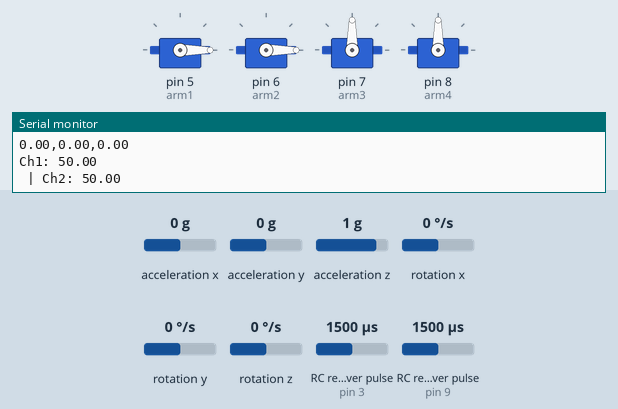
Simulated run of this sketch. Board: Arduino Uno, built with avr-gcc and run on an emulated ATmega328P. Shown: 4 × servo, the last lines printed to the serial monitor. Wiring (inferred from the names in the program): 2 × RC receiver channel: data pin 3 / data pin 9. Inputs (shaded band) come from the test bench; at power-on: RC receiver pulse (sensors on pin 3, pin 9) 1500 µs, acceleration x 0 g, acceleration y 0 g, acceleration z 1 g, rotation x 0 °/s, rotation y 0 °/s, rotation z 0 °/s.

Above: at 1.7 s.
1.8 s: RC receiver pulse (sensor on pin 3) set to 1642 µs
3.3 s: RC receiver pulse (sensor on pin 3) set to 1667 µs
At 4.1 s:
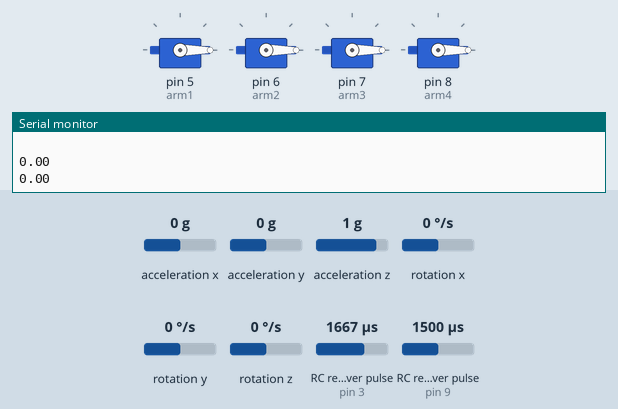
5.0 s: RC receiver pulse (sensor on pin 3) set to 1020 µs
At 5.7 s:
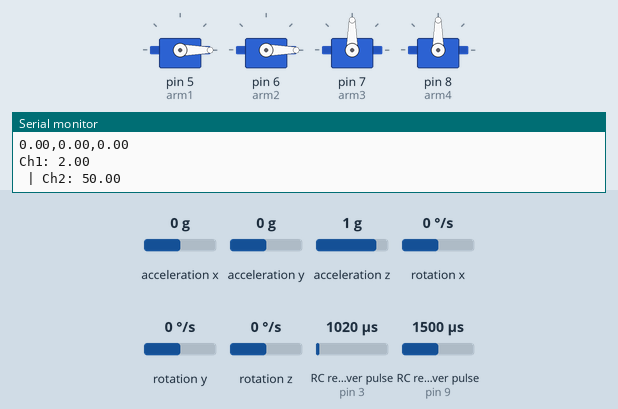
6.5 s: RC receiver pulse (sensor on pin 3) set to 1750 µs
At 7.7 s:
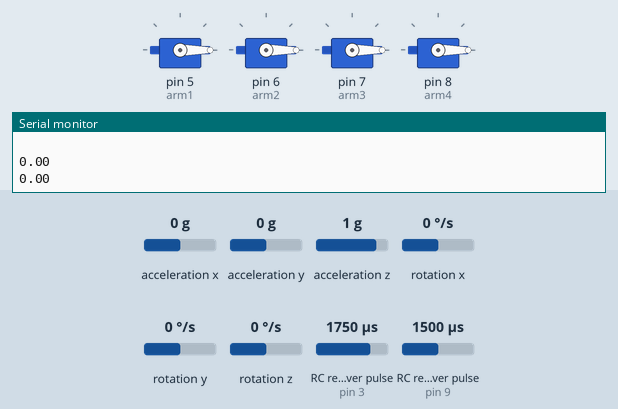
Timing chart, 0 to 9.2 s (numbered marks = the images above; inputs shaded):
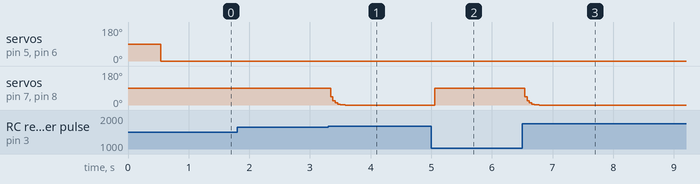

The sketch:

sketch_jul25a.ino
```cpp
#include "I2Cdev.h"
#include "MPU6050_6Axis_MotionApps20.h"
#include <Servo.h>
#define CH1 3
#define CH2 9
MPU6050 mpu;
//volatile bool mpuFlag = false;
uint8_t fifoBuffer[45];


int ch1Value;
int ch2Value;

Servo arm1, arm2, arm3, arm4;


int readChannel(int channelInput, int minLimit, int maxLimit, int defaultValue){
  int ch = pulseIn(channelInput, HIGH, 30000);
  if (ch < 100) return defaultValue;
  return map(ch, 1000, 2000, minLimit, maxLimit);
}


void setup() {

  Serial.begin(115200);
  Wire.begin();
  Wire.setClock(1000000UL);
  mpu.initialize();
  mpu.dmpInitialize();
  mpu.setDMPEnabled(true);
  mpu.setFullScaleAccelRange(MPU6050_ACCEL_FS_4);
  mpu.setFullScaleGyroRange(MPU6050_GYRO_FS_250);


 // attachInterrupt(0, dmpReady, RISING);

  pinMode(CH1, INPUT);
  pinMode(CH2, INPUT);
  arm1.attach(5);
  arm2.attach(6);
  arm3.attach(7);
  arm4.attach(8);

}

float deg[3], pos[4];
int16_t ai[3], gi[3];
float a[3], g[3];
float sign1, sign2, dd = 0.0;
int plot = 0;
bool first = true;
float ypr[3];


void loop() {

  ch1Value = readChannel(CH1, 0, 100, 0);
  ch2Value = readChannel(CH2, 0, 100, 0);

  static uint32_t tmr;
  if (millis() - tmr >= 11) {  // таймер на 11 мс (на всякий случай)
    if (mpu.dmpGetCurrentFIFOPacket(fifoBuffer)) {
      // переменные для расчёта (ypr можно вынести в глобал)
      Quaternion q;
      VectorFloat gravity;
      // расчёты
      mpu.dmpGetQuaternion(&q, fifoBuffer);
      mpu.dmpGetGravity(&gravity, &q);
      mpu.dmpGetYawPitchRoll(ypr, &q, &gravity);
      // выводим результат в радианах (-3.14, 3.14)
      Serial.print(ypr[0]); // вокруг оси Z
      Serial.print(',');
      Serial.print(ypr[1]); // вокруг оси Y
      Serial.print(',');
      Serial.print(ypr[2]); // вокруг оси X
      Serial.println();
      // для градусов можно использовать degrees()
      tmr = millis();  // сброс таймера
    }
  }
  //my code
  sign_writer();
  Serial.print("Ch1: ");
  //Serial.print(ch1Value);
  Serial.println(sign1);//
  Serial.print(" | Ch2: ");
  Serial.println(sign2);//
  //Serial.println(ch2Value);
  //Serial.println(sign1);
  //Serial.println(sign2);

  deg[0] = ypr[0] * 180.0 / M_PI;//z
  deg[1] = ypr[1] * 180.0 / M_PI;//y
  deg[2] = ypr[2] * 180.0 / M_PI;//x
  mpu.getMotion6(&ai[0], &ai[1], &ai[2], &gi[0], &gi[1], &gi[2]);
  if(first)
  {
    dd = deg[2];
    first = false;
  }
  if(sign1 >= 65.0)
  {
    for(int i = 0; i < 3; i++)
    {
      a[i] = ai[i] / 8192.0 * 9.8;
      // Serial.print(a[i]);
      // Serial.print(", ");
    }
    for(int i = 0; i < 3; i++)
    {
      //g[i] = gi[i] / 32768.0 * M_PI;
      g[i] = gi[i] / 32768.0 * 180;
      // Serial.print(g[i]);
      // Serial.print(", ");
    }
    Serial.println(" ");
    if(g[2] >= 0.5)//выравнивание направления1*
    {
      if(deg[2] > dd)
      {
        if(pos[0] >= 30.0)
        {
          pos[0] /= 2.0;
        }
        else if(pos[1] < 30.0)
        {
          pos[0] = 0.0;
          pos[1] = 30.0;
        }
        else {
          pos[0] = 0.0;
          pos[1] *= 1.5;
        }
      }
    }
    else if(g[2] <= -0.5)
    {
      if(deg[2] < dd)
      {
        if(pos[1] >= 30.0)
        {
          pos[1] /= 2.0;
        }
        else if(pos[0] < 30.0)
        {
          pos[1] = 0.0;
          pos[0] = 30.0;
        }
        else {
          pos[1] = 0.0;
          pos[0] *= 1.5;
        }
      }


    }//1*
    //выравнивание горизонтали2*

    //2*

    if(a[1] < -0.5)//-0.03
    {
      //posmn(0.5);
    }
    posmn(sign2 / 100.0);
    pos_corrector();
    pos_writer();
    Serial.println(deg[2]);
    Serial.println(dd);
  }
  else if(sign1 >= 25.0)
  {
    first = true;
    pos[2] = sign2 * 1.8;
    pos[3] = 180 - pos[2];
    pos[0] = 0.0;
    pos[1] = 0.0;
    pos_writer();
  }
  else
  {
    first = true;
    for(int i = 0; i < 2; i++)
    {
      pos[i] = 0.0;
      pos[i + 2] = 90.0;
    }
    pos_writer();
  }
  delay(10);
  //.
}
void posmn(float mn)
{
  for(int i = 0; i < 4; i++)
  {
    pos[i] *= mn;
  }
}
void pos_corrector()
{
  for(int i = 0; i < 4; i++)
  {
    if(pos[i] > 180)
    {
      pos[i] = 180;
    }
    else if(pos[i] < 0)
    {
      pos[i] = 0;
    }
    // else if(pos[i] < -180)
    // {
    //   pos[i] = -180;
    // }
  }
}
void pos_writer()
{
  arm1.write(pos[0]);
  arm2.write(pos[1]);
  arm3.write(pos[2]);
  arm4.write(pos[3]);
}
void sign_writer()
{
  if(ch1Value < 0)
  {
    ch1Value = 0;
  }
  else if(ch1Value > 100)
  {
    ch1Value = 100;
  }
  if(ch2Value < 0)
  {
    ch2Value = 0;
  }
  else if(ch2Value > 100)
  {
    ch2Value = 100;
  }
  sign1 = ch1Value;
  sign2 = ch2Value;
}
```

Measured:
- the behaviour switches between 1648 and 1649 µs on RC receiver pulse (sensor on pin 3) (found by bisection; images 0 and 1)
- after the input at 3.3 s, servo on pin 7 (arm3), servo on pin 8 (arm4): 90° → 0° at once
- after the input at 5.0 s, servo on pin 7 (arm3), servo on pin 8 (arm4): 0° → 90° after 0.06 s
- after the input at 6.5 s, servo on pin 7 (arm3), servo on pin 8 (arm4): 90° → 0° at once
